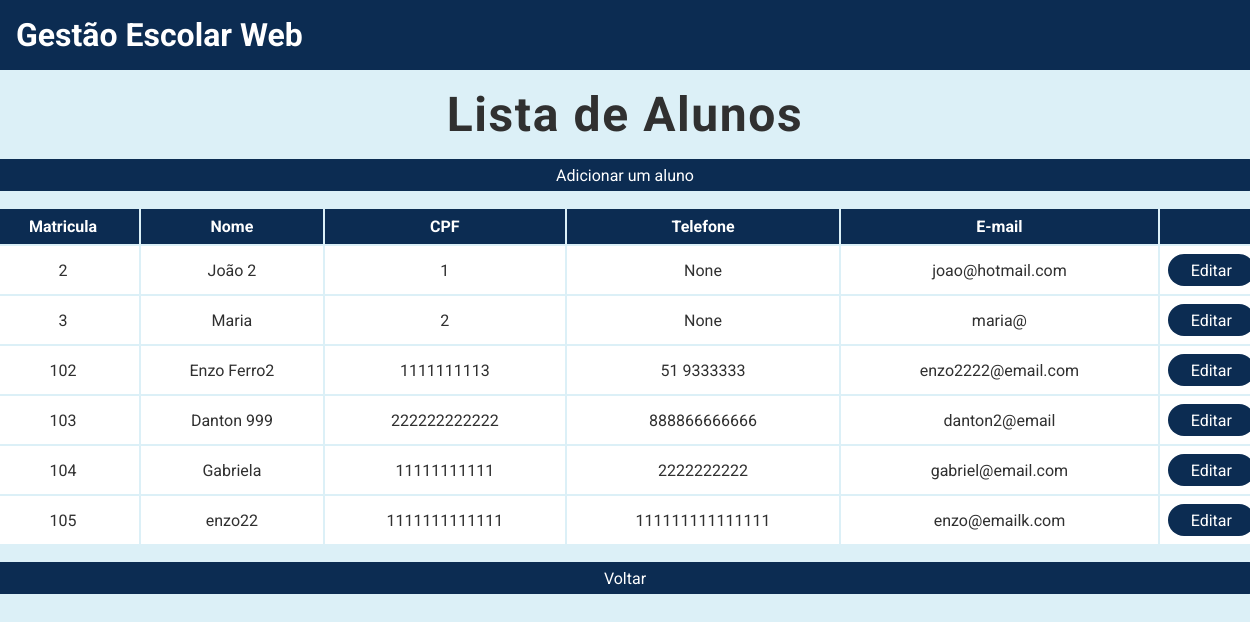
The page /listar/alunos on the database as committed earlier.
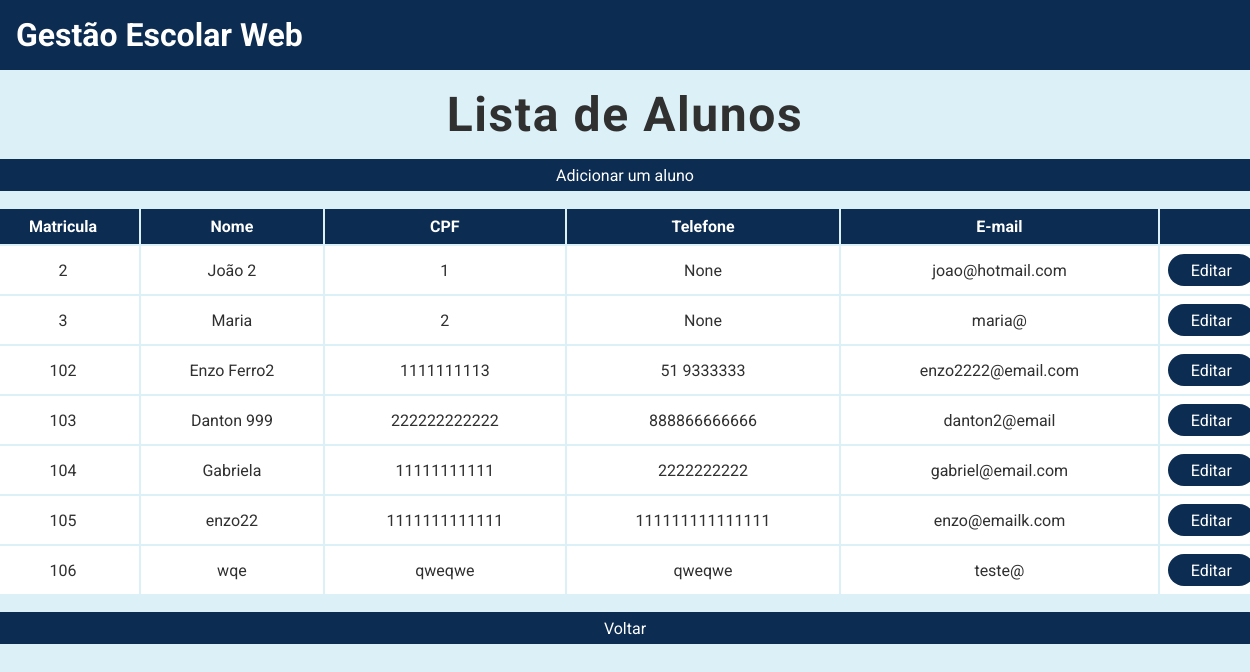
The same page on the database as committed later.
### tables this page shows
CREATE TABLE Alunos (
    matricula INTEGER PRIMARY KEY AUTOINCREMENT,
    nome VARCHAR (255) NOT NULL,
    cpf CHAR (11) NOT NULL,
    telefone CHAR (11),
    email VARCHAR (255) NOT NULL
);

### main.py (the view)
@app.route("/listar/alunos")
def listar_alunos():
    alunos = Aluno.listar()
    return render_template("listar_alunos.html", alunos=alunos)

### aluno.py (called while the page is built)
    @classmethod
    def listar(cls):
        conexao = sqlite3.connect("gestao_escolar.db")
        cursor = conexao.cursor()
        sql = f"""
            SELECT * FROM Alunos
        """
        cursor.execute(sql)
        listaAlunos = cursor.fetchall()
        conexao.close()
        return listaAlunos

### templates/listar_alunos.html
{% extends "base.html" %} {% block conteudo %}
<div class="conteudo-principal">
    <h2>Lista de Alunos</h2>
    <div class="conteudo-tabela">
        <a href="/cadastro/aluno" class="botao-primario">Adicionar um aluno</a>
        <table>
            <tr>
                <th>Matricula</th>
                <th>Nome</th>
                <th>CPF</th>
                <th>Telefone</th>
                <th>E-mail</th>
                <th></th>
            </tr>
            {% for aluno in alunos %}
            <tr>
                <td>{{ aluno[0] }}</td>
                <td>{{ aluno[1] }}</td>
                <td>{{ aluno[2] }}</td>
                <td>{{ aluno[3] }}</td>
                <td>{{ aluno[4] }}</td>
                <td><a href="/editar/aluno/{{ aluno[0] }}" class="botao-primario">Editar</a></td>
            </tr>
            {% endfor %}
        </table>
        <a href="/" class="botao-primario">Voltar</a>
    </div>
</div>
{% endblock %}

Rows that differ between the two databases and show on the page:
added Alunos: matricula "106", nome "wqe", cpf "qweqwe", telefone "qweqwe", email "teste@"
